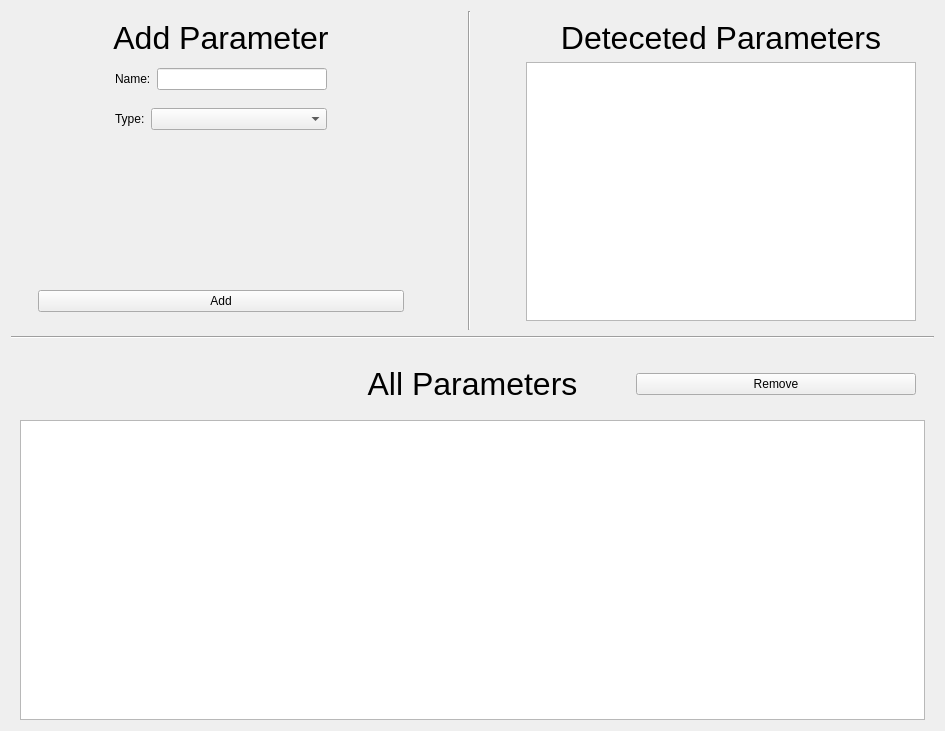
<?xml version="1.0" encoding="UTF-8"?>
<ui version="4.0">
 <class>ParameterEditor</class>
 <widget class="QWidget" name="ParameterEditor">
  <property name="geometry">
   <rect>
    <x>0</x>
    <y>0</y>
    <width>945</width>
    <height>731</height>
   </rect>
  </property>
  <property name="windowTitle">
   <string>ParameterEditor</string>
  </property>
  <layout class="QVBoxLayout" name="verticalLayout">
   <item>
    <widget class="QWidget" name="widget_4" native="true">
     <property name="sizePolicy">
      <sizepolicy hsizetype="Preferred" vsizetype="Preferred">
       <horstretch>0</horstretch>
       <verstretch>0</verstretch>
      </sizepolicy>
     </property>
     <property name="minimumSize">
      <size>
       <width>0</width>
       <height>300</height>
      </size>
     </property>
     <layout class="QHBoxLayout" name="horizontalLayout">
      <property name="topMargin">
       <number>0</number>
      </property>
      <property name="bottomMargin">
       <number>0</number>
      </property>
      <item>
       <widget class="QWidget" name="widget" native="true">
        <property name="sizePolicy">
         <sizepolicy hsizetype="Preferred" vsizetype="Preferred">
          <horstretch>1</horstretch>
          <verstretch>0</verstretch>
         </sizepolicy>
        </property>
        <layout class="QVBoxLayout" name="verticalLayout_2">
         <item>
          <widget class="QLabel" name="label_2">
           <property name="sizePolicy">
            <sizepolicy hsizetype="Preferred" vsizetype="Maximum">
             <horstretch>0</horstretch>
             <verstretch>0</verstretch>
            </sizepolicy>
           </property>
           <property name="font">
            <font>
             <pointsize>24</pointsize>
            </font>
           </property>
           <property name="text">
            <string>Add Parameter</string>
           </property>
           <property name="alignment">
            <set>Qt::AlignCenter</set>
           </property>
          </widget>
         </item>
         <item>
          <widget class="QWidget" name="name_box" native="true">
           <layout class="QHBoxLayout" name="horizontalLayout_3">
            <property name="leftMargin">
             <number>6</number>
            </property>
            <property name="topMargin">
             <number>6</number>
            </property>
            <property name="rightMargin">
             <number>6</number>
            </property>
            <property name="bottomMargin">
             <number>6</number>
            </property>
            <item>
             <spacer name="horizontalSpacer_3">
              <property name="orientation">
               <enum>Qt::Horizontal</enum>
              </property>
              <property name="sizeType">
               <enum>QSizePolicy::Maximum</enum>
              </property>
              <property name="sizeHint" stdset="0">
               <size>
                <width>80</width>
                <height>20</height>
               </size>
              </property>
             </spacer>
            </item>
            <item>
             <widget class="QLabel" name="label">
              <property name="sizePolicy">
               <sizepolicy hsizetype="Maximum" vsizetype="Preferred">
                <horstretch>0</horstretch>
                <verstretch>0</verstretch>
               </sizepolicy>
              </property>
              <property name="text">
               <string>Name:</string>
              </property>
             </widget>
            </item>
            <item>
             <widget class="QLineEdit" name="new_parameter_name_edit">
              <property name="sizePolicy">
               <sizepolicy hsizetype="Preferred" vsizetype="Fixed">
                <horstretch>0</horstretch>
                <verstretch>0</verstretch>
               </sizepolicy>
              </property>
             </widget>
            </item>
            <item>
             <spacer name="horizontalSpacer_4">
              <property name="orientation">
               <enum>Qt::Horizontal</enum>
              </property>
              <property name="sizeType">
               <enum>QSizePolicy::Maximum</enum>
              </property>
              <property name="sizeHint" stdset="0">
               <size>
                <width>80</width>
                <height>20</height>
               </size>
              </property>
             </spacer>
            </item>
           </layout>
          </widget>
         </item>
         <item>
          <widget class="QWidget" name="type_box" native="true">
           <layout class="QHBoxLayout" name="horizontalLayout_4">
            <property name="leftMargin">
             <number>6</number>
            </property>
            <property name="topMargin">
             <number>6</number>
            </property>
            <property name="rightMargin">
             <number>6</number>
            </property>
            <property name="bottomMargin">
             <number>6</number>
            </property>
            <item>
             <spacer name="horizontalSpacer_5">
              <property name="orientation">
               <enum>Qt::Horizontal</enum>
              </property>
              <property name="sizeType">
               <enum>QSizePolicy::Maximum</enum>
              </property>
              <property name="sizeHint" stdset="0">
               <size>
                <width>80</width>
                <height>20</height>
               </size>
              </property>
             </spacer>
            </item>
            <item>
             <widget class="QLabel" name="label_3">
              <property name="sizePolicy">
               <sizepolicy hsizetype="Maximum" vsizetype="Preferred">
                <horstretch>0</horstretch>
                <verstretch>0</verstretch>
               </sizepolicy>
              </property>
              <property name="text">
               <string>Type:</string>
              </property>
             </widget>
            </item>
            <item>
             <widget class="QComboBox" name="new_parameter_type_combo">
              <property name="sizePolicy">
               <sizepolicy hsizetype="Preferred" vsizetype="Fixed">
                <horstretch>0</horstretch>
                <verstretch>0</verstretch>
               </sizepolicy>
              </property>
              <property name="sizeAdjustPolicy">
               <enum>QComboBox::AdjustToContents</enum>
              </property>
             </widget>
            </item>
            <item>
             <spacer name="horizontalSpacer_6">
              <property name="orientation">
               <enum>Qt::Horizontal</enum>
              </property>
              <property name="sizeType">
               <enum>QSizePolicy::Maximum</enum>
              </property>
              <property name="sizeHint" stdset="0">
               <size>
                <width>80</width>
                <height>20</height>
               </size>
              </property>
             </spacer>
            </item>
           </layout>
          </widget>
         </item>
         <item>
          <widget class="QStackedWidget" name="new_parameter_stacked_widget">
           <property name="sizePolicy">
            <sizepolicy hsizetype="Preferred" vsizetype="Preferred">
             <horstretch>0</horstretch>
             <verstretch>0</verstretch>
            </sizepolicy>
           </property>
           <widget class="QWidget" name="value_boxPage1">
            <layout class="QHBoxLayout" name="horizontalLayout_8">
             <item>
              <widget class="QWidget" name="widget_10" native="true"/>
             </item>
            </layout>
           </widget>
          </widget>
         </item>
         <item>
          <widget class="QWidget" name="widget_2" native="true">
           <layout class="QHBoxLayout" name="horizontalLayout_5">
            <item>
             <widget class="QPushButton" name="new_parameter_add_button">
              <property name="text">
               <string>Add</string>
              </property>
             </widget>
            </item>
           </layout>
          </widget>
         </item>
        </layout>
       </widget>
      </item>
      <item>
       <spacer name="horizontalSpacer">
        <property name="orientation">
         <enum>Qt::Horizontal</enum>
        </property>
        <property name="sizeType">
         <enum>QSizePolicy::Maximum</enum>
        </property>
        <property name="sizeHint" stdset="0">
         <size>
          <width>40</width>
          <height>20</height>
         </size>
        </property>
       </spacer>
      </item>
      <item>
       <widget class="Line" name="line">
        <property name="orientation">
         <enum>Qt::Vertical</enum>
        </property>
       </widget>
      </item>
      <item>
       <spacer name="horizontalSpacer_2">
        <property name="orientation">
         <enum>Qt::Horizontal</enum>
        </property>
        <property name="sizeType">
         <enum>QSizePolicy::Maximum</enum>
        </property>
        <property name="sizeHint" stdset="0">
         <size>
          <width>40</width>
          <height>20</height>
         </size>
        </property>
       </spacer>
      </item>
      <item>
       <widget class="QStackedWidget" name="stacked_extra_widgets">
        <property name="sizePolicy">
         <sizepolicy hsizetype="MinimumExpanding" vsizetype="Preferred">
          <horstretch>1</horstretch>
          <verstretch>0</verstretch>
         </sizepolicy>
        </property>
        <property name="currentIndex">
         <number>1</number>
        </property>
        <widget class="QWidget" name="key_set_widget_page">
         <layout class="QVBoxLayout" name="verticalLayout_4">
          <item>
           <widget class="QLabel" name="label_4">
            <property name="sizePolicy">
             <sizepolicy hsizetype="Preferred" vsizetype="Maximum">
              <horstretch>0</horstretch>
              <verstretch>0</verstretch>
             </sizepolicy>
            </property>
            <property name="font">
             <font>
              <pointsize>24</pointsize>
             </font>
            </property>
            <property name="text">
             <string>Set Howdy Coder API Keys</string>
            </property>
            <property name="alignment">
             <set>Qt::AlignCenter</set>
            </property>
           </widget>
          </item>
          <item>
           <widget class="KeySetWidget" name="key_set_widget" native="true">
            <property name="sizePolicy">
             <sizepolicy hsizetype="Preferred" vsizetype="Preferred">
              <horstretch>1</horstretch>
              <verstretch>0</verstretch>
             </sizepolicy>
            </property>
           </widget>
          </item>
         </layout>
        </widget>
        <widget class="QWidget" name="detected_parameter_page">
         <layout class="QVBoxLayout" name="verticalLayout_5">
          <item>
           <widget class="QLabel" name="label_6">
            <property name="sizePolicy">
             <sizepolicy hsizetype="Preferred" vsizetype="Maximum">
              <horstretch>0</horstretch>
              <verstretch>0</verstretch>
             </sizepolicy>
            </property>
            <property name="font">
             <font>
              <pointsize>24</pointsize>
             </font>
            </property>
            <property name="text">
             <string>Deteceted Parameters</string>
            </property>
            <property name="alignment">
             <set>Qt::AlignCenter</set>
            </property>
           </widget>
          </item>
          <item>
           <widget class="QListWidget" name="parameter_list_widget">
            <property name="sizePolicy">
             <sizepolicy hsizetype="Expanding" vsizetype="Expanding">
              <horstretch>0</horstretch>
              <verstretch>1</verstretch>
             </sizepolicy>
            </property>
            <property name="editTriggers">
             <set>QAbstractItemView::NoEditTriggers</set>
            </property>
            <property name="flow">
             <enum>QListView::LeftToRight</enum>
            </property>
            <property name="isWrapping" stdset="0">
             <bool>true</bool>
            </property>
           </widget>
          </item>
         </layout>
        </widget>
       </widget>
      </item>
     </layout>
    </widget>
   </item>
   <item>
    <widget class="Line" name="line_2">
     <property name="orientation">
      <enum>Qt::Horizontal</enum>
     </property>
    </widget>
   </item>
   <item>
    <widget class="QWidget" name="widget_3" native="true">
     <property name="sizePolicy">
      <sizepolicy hsizetype="Preferred" vsizetype="Preferred">
       <horstretch>0</horstretch>
       <verstretch>0</verstretch>
      </sizepolicy>
     </property>
     <layout class="QVBoxLayout" name="verticalLayout_3">
      <property name="bottomMargin">
       <number>0</number>
      </property>
      <item>
       <widget class="QWidget" name="widget_6" native="true">
        <property name="sizePolicy">
         <sizepolicy hsizetype="Preferred" vsizetype="Preferred">
          <horstretch>0</horstretch>
          <verstretch>0</verstretch>
         </sizepolicy>
        </property>
        <property name="minimumSize">
         <size>
          <width>0</width>
          <height>60</height>
         </size>
        </property>
        <property name="maximumSize">
         <size>
          <width>16777215</width>
          <height>60</height>
         </size>
        </property>
        <layout class="QHBoxLayout" name="horizontalLayout_2">
         <property name="leftMargin">
          <number>0</number>
         </property>
         <property name="topMargin">
          <number>0</number>
         </property>
         <property name="rightMargin">
          <number>0</number>
         </property>
         <property name="bottomMargin">
          <number>0</number>
         </property>
         <item>
          <widget class="QWidget" name="widget_7" native="true">
           <property name="sizePolicy">
            <sizepolicy hsizetype="Preferred" vsizetype="Preferred">
             <horstretch>1</horstretch>
             <verstretch>0</verstretch>
            </sizepolicy>
           </property>
          </widget>
         </item>
         <item>
          <widget class="QWidget" name="widget_9" native="true">
           <property name="sizePolicy">
            <sizepolicy hsizetype="Preferred" vsizetype="Preferred">
             <horstretch>1</horstretch>
             <verstretch>0</verstretch>
            </sizepolicy>
           </property>
           <layout class="QHBoxLayout" name="horizontalLayout_7">
            <item>
             <widget class="QLabel" name="label_5">
              <property name="font">
               <font>
                <pointsize>24</pointsize>
               </font>
              </property>
              <property name="text">
               <string>All Parameters</string>
              </property>
              <property name="alignment">
               <set>Qt::AlignCenter</set>
              </property>
             </widget>
            </item>
           </layout>
          </widget>
         </item>
         <item>
          <widget class="QWidget" name="widget_8" native="true">
           <property name="sizePolicy">
            <sizepolicy hsizetype="Preferred" vsizetype="Preferred">
             <horstretch>1</horstretch>
             <verstretch>0</verstretch>
            </sizepolicy>
           </property>
           <layout class="QHBoxLayout" name="horizontalLayout_6">
            <item>
             <widget class="QPushButton" name="remove_parameter_button">
              <property name="text">
               <string>Remove</string>
              </property>
             </widget>
            </item>
           </layout>
          </widget>
         </item>
        </layout>
       </widget>
      </item>
      <item>
       <widget class="EditableTableView" name="all_parameter_table_view">
        <property name="sizePolicy">
         <sizepolicy hsizetype="Expanding" vsizetype="MinimumExpanding">
          <horstretch>0</horstretch>
          <verstretch>0</verstretch>
         </sizepolicy>
        </property>
        <property name="minimumSize">
         <size>
          <width>0</width>
          <height>300</height>
         </size>
        </property>
        <property name="verticalScrollBarPolicy">
         <enum>Qt::ScrollBarAlwaysOff</enum>
        </property>
        <property name="horizontalScrollBarPolicy">
         <enum>Qt::ScrollBarAlwaysOff</enum>
        </property>
        <property name="sizeAdjustPolicy">
         <enum>QAbstractScrollArea::AdjustToContents</enum>
        </property>
        <property name="selectionMode">
         <enum>QAbstractItemView::SingleSelection</enum>
        </property>
        <property name="selectionBehavior">
         <enum>QAbstractItemView::SelectRows</enum>
        </property>
       </widget>
      </item>
     </layout>
    </widget>
   </item>
  </layout>
 </widget>
 <customwidgets>
  <customwidget>
   <class>EditableTableView</class>
   <extends>QTableView</extends>
   <header>..editableTable</header>
  </customwidget>
  <customwidget>
   <class>KeySetWidget</class>
   <extends>QWidget</extends>
   <header>..keySetWidget</header>
   <container>1</container>
  </customwidget>
 </customwidgets>
 <resources/>
 <connections/>
</ui>
